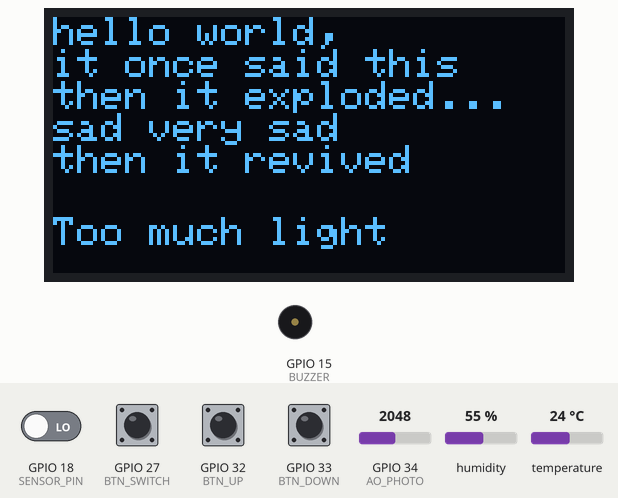
Simulated run of this sketch. Board: ESP32. Parts: 128×64 one-colour display, buzzer (waves = sounding, pin HIGH). Inputs (shaded band) come from the test bench; at power-on: GPIO 27 (BTN_SWITCH), GPIO 32 (BTN_UP), GPIO 33 (BTN_DOWN) HIGH, GPIO 18 (SENSOR_PIN) LOW, GPIO 34 (AO_PHOTO) = 2048, humidity 55 %, temperature 24 °C.

Above: at 3.2 s.
3.3 s: GPIO 27 (BTN_SWITCH) pulled LOW for 0.15 s
At 4.4 s:
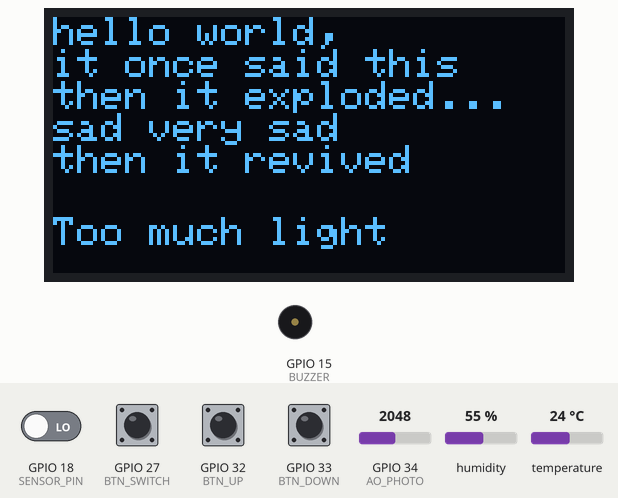
4.9 s: GPIO 33 (BTN_DOWN) pulled LOW for 0.15 s
At 6.1 s:
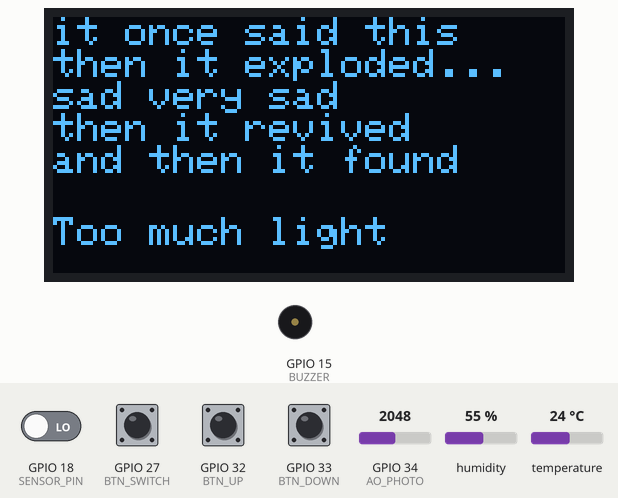
6.5 s: GPIO 33 (BTN_DOWN) pulled LOW for 1 s
At 7.6 s:
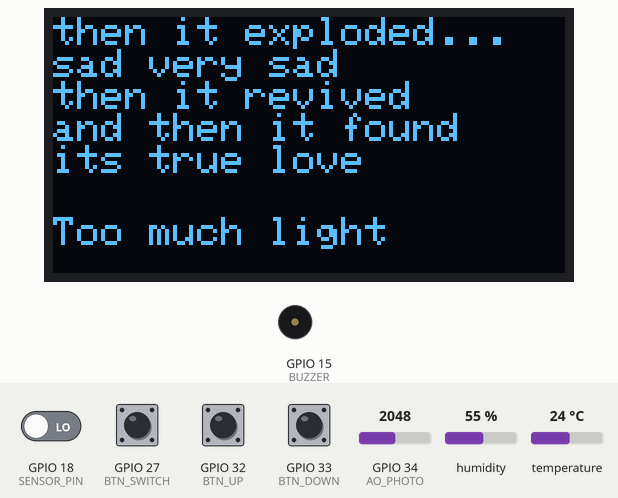
9.0 s: GPIO 33 (BTN_DOWN) pulled LOW for 0.15 s
At 9.8 s:
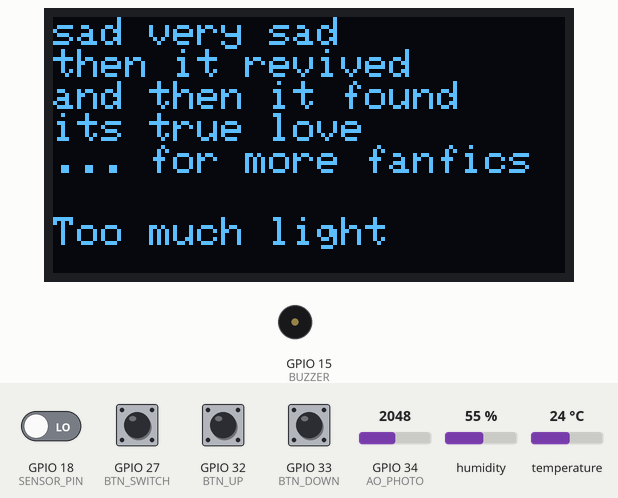
10.6 s: GPIO 33 (BTN_DOWN) pulled LOW for 0.15 s
At 11.3 s:
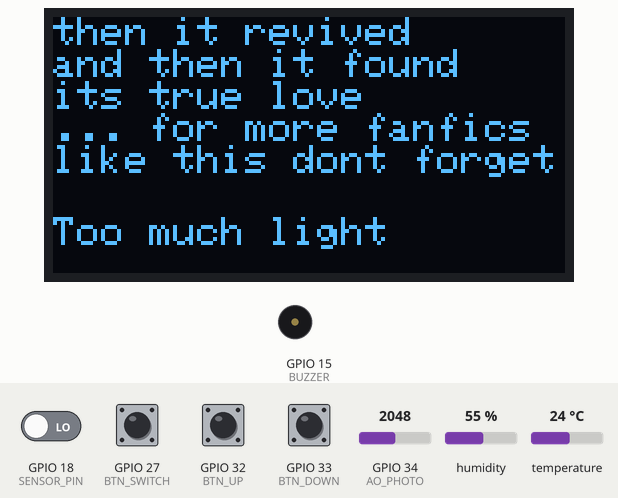
12.2 s: GPIO 33 (BTN_DOWN) pulled LOW for 1 s
At 13.0 s:
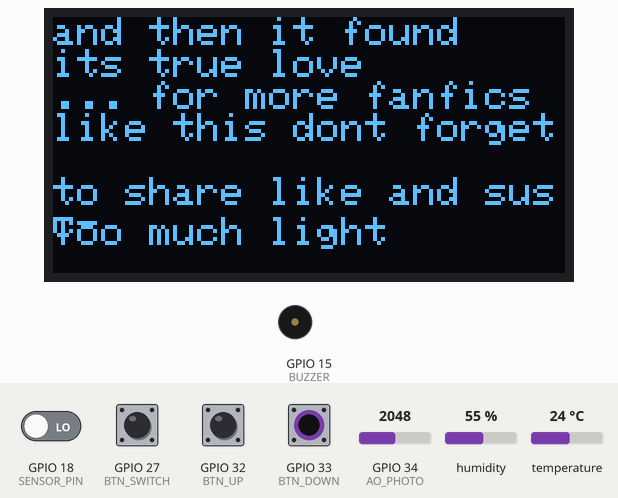
Timing chart, 0 to 15.2 s (numbered marks = the images above; inputs shaded):
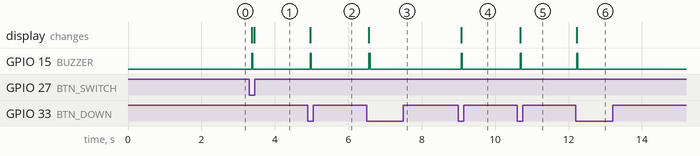

The sketch:

sketch.ino
```cpp
#include <Wire.h>
#include <Adafruit_GFX.h>
#include <Adafruit_SSD1306.h>
#include <DHT.h>


#define SCREEN_WIDTH 128
#define SCREEN_HEIGHT 64

#define SENSOR_PIN 18
#define BTN_UP 32
#define BTN_DOWN 33
#define BTN_SWITCH 27

#define AO_PHOTO 34
#define DIG_PHOTO 26
#define DHT11_PIN 4

#define BUZZER 15

Adafruit_SSD1306 oled(SCREEN_WIDTH, SCREEN_HEIGHT, &Wire, -1);
DHT dht11(DHT11_PIN, DHT11);

const int totalLines = 10;
const char* fanfiction[totalLines] = {
  "hello world, ",
  "it once said this ",
  "then it exploded... ",
  "sad very sad ",
  "then it revived ",
  "and then it found ",
  "its true love ",
  "... for more fanfics ",
  "like this dont forget ",
  "to share like and susc-",

};

const int MAXILINES = 5;
int lineaActual = 0;
bool modoPanic = false;

bool lastStateUp = HIGH;
bool lastStateDown = HIGH;
bool lastStateSwitch = HIGH;

void dibujarTexto();
void dibujarPanic();
void beep();


void setup() {
  Serial.begin(115200);

  //button

  pinMode(BTN_UP, INPUT_PULLUP);
  pinMode(BTN_DOWN, INPUT_PULLUP);
  pinMode(BTN_SWITCH, INPUT_PULLUP);

  //led y buzzer
  pinMode(BUZZER, OUTPUT);

  //sensores
  pinMode(SENSOR_PIN, INPUT);
  pinMode(AO_PHOTO, INPUT);

  dht11.begin();


  if (!oled.begin(SSD1306_SWITCHCAPVCC, 0x3C)) {
    Serial.println(F("failed to start SSD1306 OLED"));
    while (1);
  }

  oled.setCursor(0, 0);
  oled.setTextSize(1);
  oled.setTextColor(WHITE);

  dibujarTexto();

  delay(2000);
}

void loop() {

  bool buttonSwitch = digitalRead(BTN_SWITCH);
  int state = digitalRead(SENSOR_PIN);

  if (state == HIGH || (lastStateSwitch == HIGH && buttonSwitch == LOW)) {
    if (!modoPanic) {
      modoPanic = true;
      dibujarPanic();
      beep();
    }

  } else {
    if (modoPanic) {
      modoPanic = false;
      dibujarTexto();
    }
    delay(50);
  }
  lastStateSwitch = buttonSwitch;

// luces
  if (modoPanic){
    delay(20);
    return;
  }

  //botones
  bool up = digitalRead(BTN_UP);
  bool down = digitalRead(BTN_DOWN);

  if(lastStateUp == HIGH && up == LOW){
    if (lineaActual > 0){
      lineaActual--;
      dibujarTexto();
      beep();
    }

    delay(50);
  }

  lastStateUp = up;

  if(lastStateDown == HIGH && down == LOW){
    if (lineaActual < (totalLines - MAXILINES)){
      lineaActual++;
      dibujarTexto();
      beep();
    }

    delay(50);
  }

  lastStateDown = down;

  delay(10);
}

void dibujarTexto(){
  oled.clearDisplay();
  oled.setCursor(0, 0);

  for(int i = 0; i < MAXILINES; i++){
    int indice = lineaActual + i;
    if(indice < totalLines){
      oled.println(fanfiction[indice]);
    }
  }

  int luz = analogRead(AO_PHOTO);

  oled.setCursor(0, 50);
  if (luz > 500){
    oled.println("Too much light");
  } else {
    oled.println("Light is ok!");
  }

 oled.display();
}

void dibujarPanic(){
  float tempC = dht11.readTemperature();

  oled.clearDisplay();
  oled.setCursor(0, 10);
  oled.println("--------------------");
  oled.println("Nothing to see here!");
  oled.println("--------------------");
  oled.println("Temp: ");
  oled.println(tempC);
  oled.println("C");

  oled.display();
}

void beep(){
  digitalWrite(BUZZER, HIGH);
  delay(30);
  digitalWrite(BUZZER, LOW);
}
```

Measured:
- after the input at 3.3 s, GPIO 15 (BUZZER): LOW → HIGH after 0.07 s, → LOW 0.03 s later; the display: first changes after 0.07 s (image 1 shows a later state)
- after the input at 4.9 s, GPIO 15 (BUZZER): LOW → HIGH after 0.06 s, → LOW 0.03 s later; the display: changes after 0.06 s (image 2)
- after the input at 6.5 s, GPIO 15 (BUZZER): LOW → HIGH after 0.06 s, → LOW 0.03 s later; the display: changes after 0.06 s (image 3)
- after the input at 9.0 s, GPIO 15 (BUZZER): LOW → HIGH after 0.07 s, → LOW 0.03 s later; the display: changes after 0.07 s (image 4)
- after the input at 10.6 s, GPIO 15 (BUZZER): LOW → HIGH after 0.08 s, → LOW 0.03 s later; the display: changes after 0.08 s (image 5)
- after the input at 12.2 s, GPIO 15 (BUZZER): LOW → HIGH at once, → LOW 0.03 s later; the display: changes at once (image 6)
